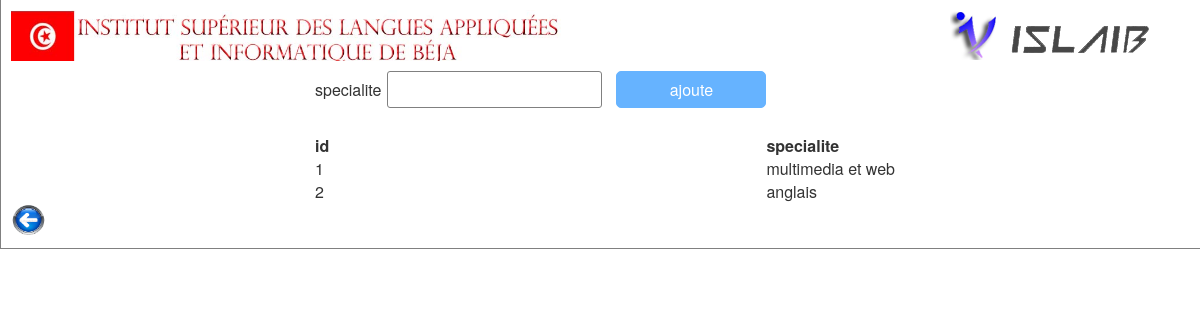
/admin/ajoutespecialite.php (signed in), run on the app's committed database.
### tables this page shows
CREATE TABLE IF NOT EXISTS `specialite` (
  `id` int(11) NOT NULL AUTO_INCREMENT,
  `specialite` varchar(25) NOT NULL,
  PRIMARY KEY (`id`)
);

### classes/specialitemanager.php (called while the page is built, shortened)
<?php
class specialitemanager{
	public function affichespecialite(){
		$sql = "SELECT *FROM specialite";
$req = mysql_query($sql) ;
while($data =mysql_fetch_assoc($req)){
	$tableau[]=$data;
	}
	return $tableau;
}
}
?>

### admin/ajoutespecialite.php (the view, shortened to what this page needs)
<?php  session_start();
$spe= new specialitemanager();
$sps=$spe->affichespecialite();
 ?>
<html>
<head>
<link href="..\css\style.css" rel="stylesheet" type="text/css" />
<link rel="stylesheet" href="../bootstrap/css/bootstrap.css" />
</head>
<body>
<div id="container">
<img id="i" src="../image/f.jpg">
<img id="f" src="../image/l.png" >
<table>
<tr><td>
<form method="POST"  class="form_connexion"id="forms" action=" ">
specialite
<input type='text'  class="input_connexion" name="specialite"/>
<input type='submit'  id="btn" name="ajoute" value="ajoute" /></form>
</td></tr>
<th>id </th>
 <th> specialite</th>
 <?php foreach ($sps as $key=>$value): ?>
<tr>
		<td><?php echo $value['id']; ?> </td>
		<td><?php echo $value['specialite']; ?> </td>
</tr>
<?php endforeach ?></table>
<a href="inscriptionetudiant.php"><img src="../image/retour.png" width="35px" height="35px"></a>
</div>
</body>
</html>

### css/style.css (style rules this page uses)
body { font-family: "Trebuchet MS", Arial, Helvetica, sans-serif; font-size: 0.8em; background-color:#fff; background-repeat: repeat; }
#container { margin-left:auto; margin-right:auto; width: 1210px; margin: auto; padding: 10px; border-right: 1px solid gray; border-bottom: 1px solid gray; border-left: 1px solid gray; background-color: #fff; }
#i { width:550; }
#f { margin-left:385px; }
.input_connexion { margin-right:9px; border: 1px solid grey; border-radius: 3px; padding:6px; }
.form_connexion input { display: inline-block; margin-bottom:10px; margin-left:1px; margin-top:10px; }
#btn { padding:6px; width:150px; border-radius: 5px; background-color:#66b3ff; border: 1px solid #66b3ff; color: white; }
table { border-collapse:collapse; margin:auto; }

### data on the page
specialite: id "1", specialite "multimedia et web"
specialite: id "2", specialite "anglais"
